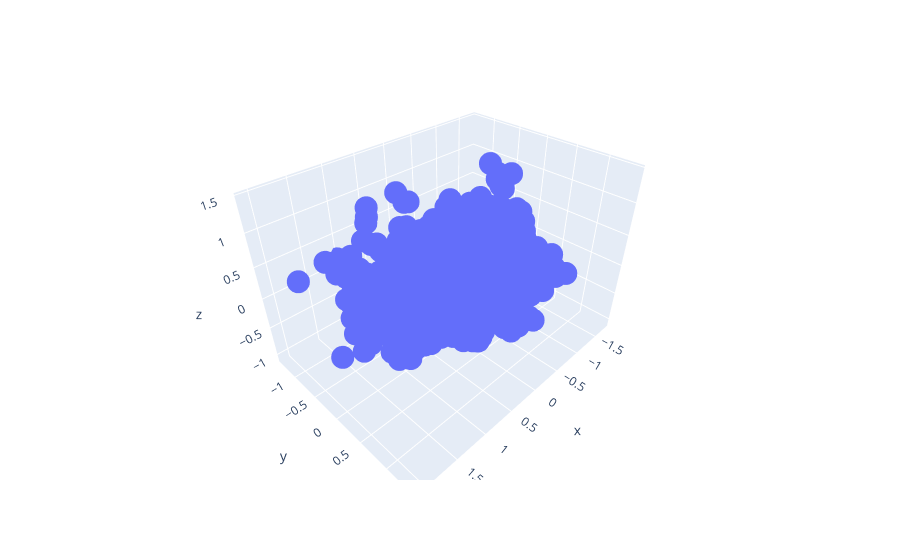

The notebook cell this image was saved under:
### Markdown cell above
This diagram shows us, abstractly, what the shape of our point cloud looks like. In particular, when looking at the H0 component (i.e. the red points), we see (left) that there are around six points that are separated from the others. These are reasonably clusters connected components. On the other hand, there are no relevant 1-loops in the dataset, as demonstrated by the H1 component (i.e. the noisy green points, close to the diagonal of the diagram).

### Code cell
pca = PCA(n_components=3)
data_red = pca.fit_transform(x_scaled)

df_pca = pd.DataFrame(data_red, columns = ["x", "y", "z"])
px.scatter_3d(df_pca, x="x", y="y", z="z")

### Figure 1 — Plotly figure (JSON) as saved in the notebook; plotly's stock layout.template omitted (floating-point values rounded to 4 significant figures; data arrays with more than 128 entries replaced by an {"elided": "..."} marker saying what was removed)
{"data": [{"hovertemplate": "x=%{x}<br>y=%{y}<br>z=%{z}<extra></extra>", "legendgroup": "", "marker": {"color": "#636efa", "symbol": "circle"}, "mode": "markers", "name": "", "scene": "scene", "showlegend": false, "type": "scatter3d", "x": {"elided": "1080 float values"}, "y": {"elided": "1080 float values"}, "z": {"elided": "1080 float values"}}], "layout": {"legend": {"tracegroupgap": 0}, "margin": {"t": 60}, "scene": {"domain": {"x": [0, 1], "y": [0, 1]}, "xaxis": {"title": {"text": "x"}}, "yaxis": {"title": {"text": "y"}}, "zaxis": {"title": {"text": "z"}}}}}
